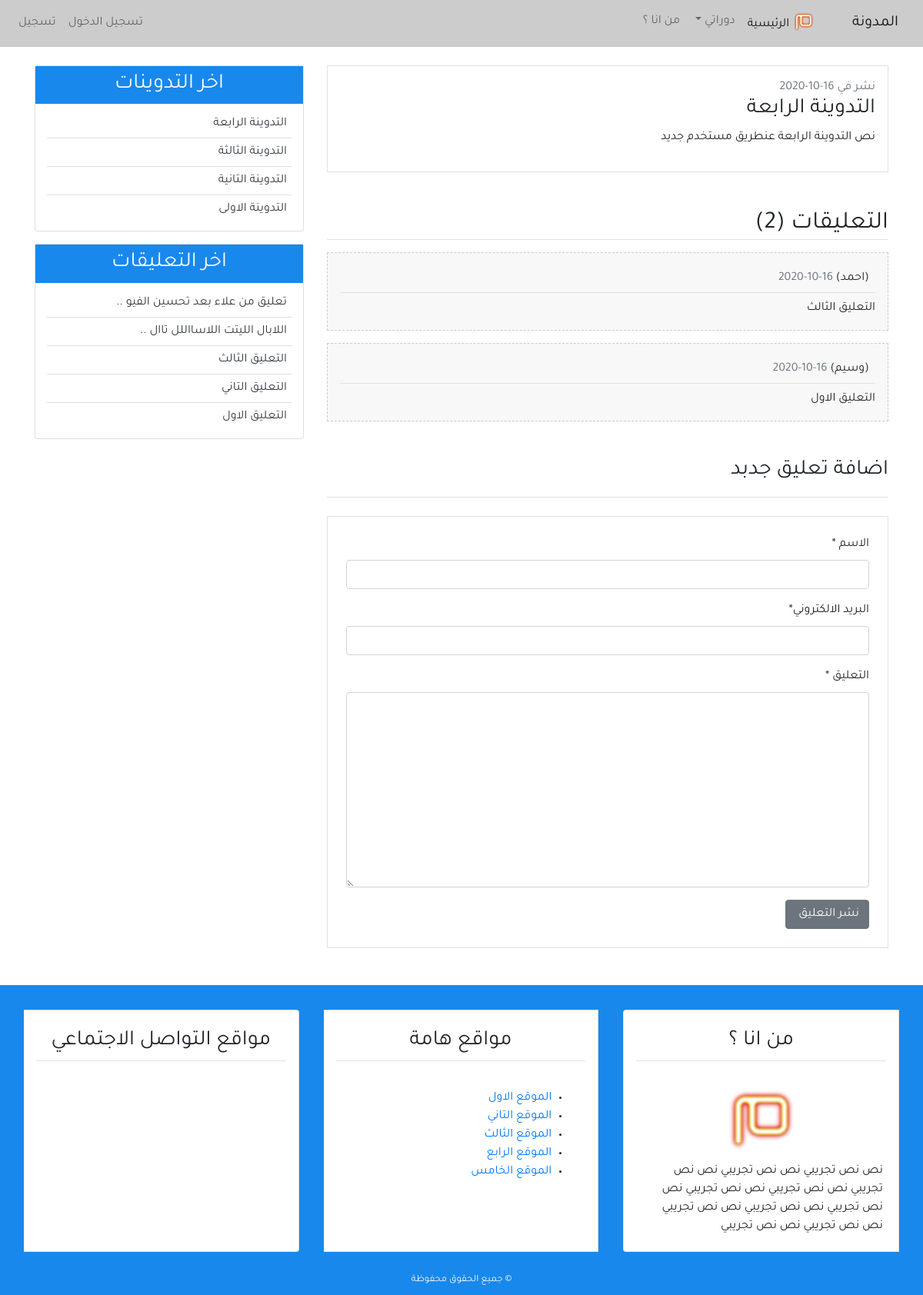
The page /detail/4/ on the database as committed earlier.
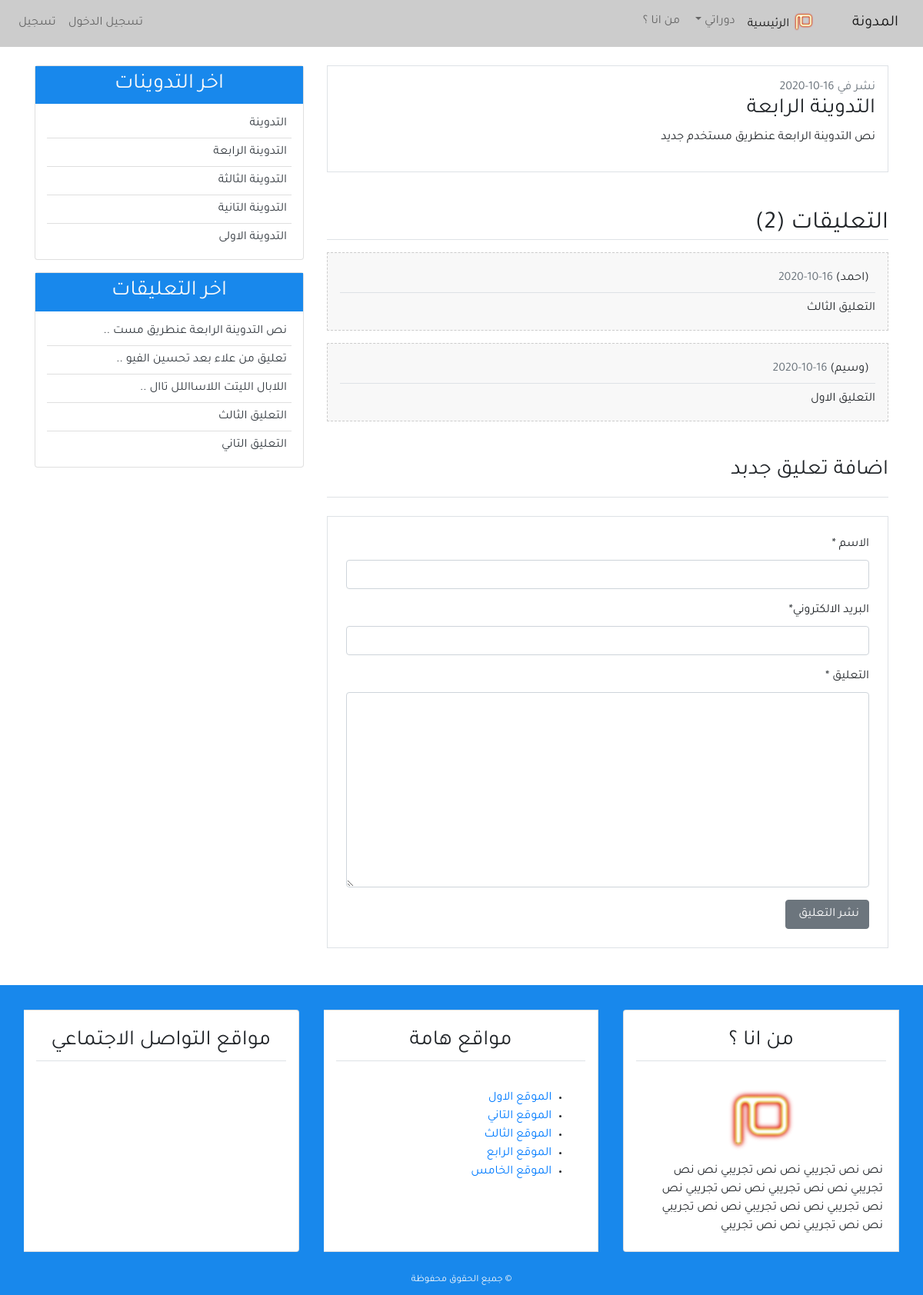
The same page on the database as committed later.
### blog/models.py (models this page shows, shortened)
class Comment(models.Model):
    name = models.CharField(max_length=50, verbose_name ='الاسم ' )
    email = models.EmailField(verbose_name ='البريد الالكتروني')
    body = models.TextField(verbose_name =' التعليق ')
    comment_date = models.DateTimeField(auto_now_add=True)
    active = models.BooleanField(default=False)
    post = models.ForeignKey(Post, related_name='comments', on_delete=models.CASCADE)
    class Meta :
        ordering = ('-comment_date',)

class Post(models.Model):
    title = models.CharField(max_length=100, blank=True, null=True)
    content = models.TextField()
    post_date = models.DateTimeField(default=timezone.now )
    post_update = models.DateTimeField(auto_now = True)
    author = models.ForeignKey(User, on_delete=models.CASCADE)
    def __str__(self):
        return self.title
    class Meta :
        ordering = ('-post_date',)

### blog/views.py (the view)
# urls.py: path('detail/<int:post_id>/', views.post_detail, name='detail'),
def post_detail(request,post_id) :
    post = get_object_or_404(Post,pk=post_id)
    comments = post.comments.filter(active=True)
    if request.method == 'POST' :
        comment_form = NewComment(data = request.POST)
        if comment_form.is_valid() :
            new_comment = comment_form.save(commit=False)
            new_comment.post = post
            new_comment.save()
            comment_form = NewComment()
    else :
        comment_form = NewComment()
    context ={
        'title':post,
        'post' : post,
        'comments':comments,
        'comment_form' :comment_form,
    }
    return render(request,'blog/detail.html', context)

### blog/forms.py
class NewComment(forms.ModelForm) :
    class Meta:
        model = Comment
        fields = ('name','email','body')

### blog/templatetags/post_tag.py (called while the page is built)
@register.inclusion_tag('blog/latest_posts.html')  #decorator
def latest_posts() : #simple python function
    context ={
        'l_posts' :Post.objects.all()[0:5]
    }
    return context

@register.inclusion_tag('blog/latest_comments.html')  #decorator
def latest_comments() : #simple python function
    context ={
        'l_comments' : Comment.objects.filter(active = True)[:5],
    }
    return context

### blog/templates/blog/detail.html (shortened to what this page needs)
{% extends 'blog/base.html' %}
{% block content %}
{% load crispy_forms_tags %}
      <div class="border p-3 mb-3">
<span class="text-secondary">  نشر في  {{post.post_date|date:'d-m-Y'}}</span>
            <h3>  {{post.title}} </h3>
            <p>{{post.content}}</p>
        </div>
<h2 class="border-bottom mt-5 mb-3"> التعليقات ({{comments.count}}) </h2>
        {% for comment in comments  %}
        <ul class="p-3 comment">
            <h6 class="border-bottom p-2">  ({{comment.name}})
         <span class="text-secondary"> {{comment.comment_date | date:'d-m-Y'}} </span>
            </h6>
             {{comment.body}}
        </ul>
 {% empty  %}
            <h6 class="text-center p-4 comment">   لايوجد تعليقات </h6>
            {% endfor %}
            <h3 class="border-bottom pb-3 mb-3 mt-5"> اضافة تعليق جدبد  </h3>
            <div class="border p-4 mb-5 mt-4 ">
            <form method="POST">
              {{comment_form | crispy}}
              <input class="btn btn-secondary" type="submit" value="نشر التعليق ">
            </form>
        </div>
{% endblock content %}

### blog/templates/blog/latest_posts.html
<ul class="list-group-flush latest-post">
    {% for post  in l_posts  %}
      <li class="list-group-item latest-post-item" >
           <a class="text-dark" href="{% url 'detail' post.pk  %}"> {{post.title}} </a>
      </li>
    {% endfor %}
</ul>

### blog/templates/blog/latest_comments.html
<ul class="list-group-flush latest-comment">
    {% for comment  in l_comments  %}
      <li class="list-group-item latest-comment-item" >
           <a class="text-dark" href="{% url 'detail' comment.post.pk  %}">
            {% if comment.body|length > 25 %}
            {{comment.body|slice:'30'}} ..
            {% else %}
            {{comment.body}}
            {% endif %}
          </a>
      </li>
      {% empty %}
      <li class="list-group-item latest-comment-item" >  لا يوجد تعليقات </li>
    {% endfor %}
</ul>

Rows that differ between the two databases and show on the page:
no longer on one of the page's lists (row unchanged): Comment: body "التعليق الاول"
added Post: title "التدوينة"
added Comment: body "نص التدوينة الرابعة عنطريق مست", shown under "اخر التعليقات"
